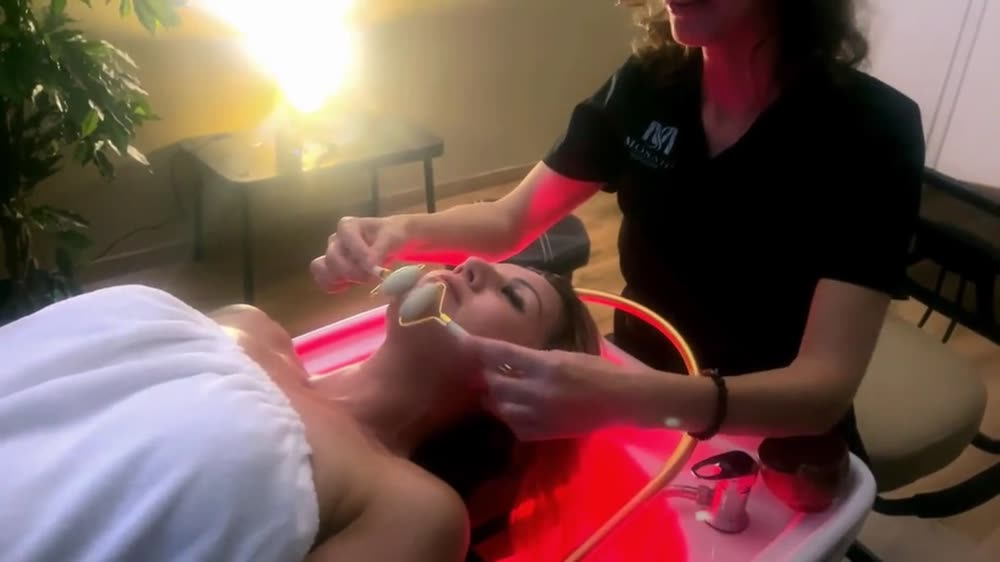
#> input picture assets/img/egyeni/arc.jpg, 1000 x 562 px, given in place of c2eb0f_159a37af224544a5ad517896a34f9a0a.jpg, which was not available
$ python hero-videok.py
#> lines starting #> are read from the running program, lines starting #| are printed output that depends on the picture; pictures that were not available may be replaced by others from this repository, and a replacement may not be noted
#> in allokep_szakasz, arr is the input picture: shape (562, 1000, 3); mean R, G, B 113.6, 86, 80.2
"""A persona-oldalak (ajandek-landing variansok) hero-videoi: rovid, hang nelkuli, ismetlodo klipek a MOSAIC MEGLEVO felvetelebol.

Csak az ujrafuthatosag miatt van a repoban: az eredmeny (assets/video/ajandek-hero-*.mp4 + assets/img/ajandek/hero-*.jpg) be van commitolva,
a build nem hasznalja. Egy uj / mas persona-videohoz ezt a fajlt kell bovitni (HEROK), majd futtatni.

  pip install av          (PyAV: beepitett ffmpeg, H.264 dekodolas + libx264 kodolas; ffmpeg a gepen nem kell)
  python3 -I tools/ajandek-variansok/hero-videok.py [kulcs ...]      (alapbol mind; PYAV_UTVONAL = ahol a PyAV van, ha nem a rendszer-site-packages)

Mit csinal: a szegmensekbol (video-szakasz vagy allokep lassu nagyitassal) 720x720-as (1:1), 24 fps, hang nelkuli klipet rak ossze
(a 16:9 / allo forrasbol kozep-kivagas, a "x" / "y" a kivagas kozeppontja), a szegmensek kozott 0,5 mp-es keresztatuntetes, a vegen
a hurok varratat is elfedi (az utolso szakasz atuszik a kezdetbe). H.264 (libx264), yuv420p, faststart. A poszterkep (JPEG) a klip elso kockaja.
A forrasokat (VIDEOK.md, ajandek-adat.js ELEMEK / HEADSPA_VIDEO) a MOSAIC mar publikalt felvetelei adjak; a feliratos / arazott hirdetes-videok nincsenek hasznalva.
"""
import os
import sys

if os.environ.get('PYAV_UTVONAL'):
    sys.path.insert(0, os.environ['PYAV_UTVONAL'])
import av
import numpy as np
from PIL import Image

GYOKER = os.path.abspath(os.path.join(os.path.dirname(__file__), '..', '..'))
VIDEO = os.path.join(GYOKER, 'assets', 'video')
KEP = os.path.join(GYOKER, 'assets', 'img')
MERET = 720
FPS = 24
ATTUNES = 12      # a szegmensek kozotti keresztatuntetes (kocka) = 0,5 mp
HUROK = 14        # a hurok-varrat elfedese (kocka)
CRF = '28'

# Forrasok (assets/video, assets/img):
HS = 'ajandek-headspa.mp4'                                      # "szoveg nelkul.mp4" (640x640, 0:57): az egesz kezeles, felirat nelkul
GAL_HAJMOSAS = 'c2eb0f_a772c9222aa949a0888a4aa2298ef0b5.mp4'    # "Fejmasszazs eszkozokkel" galeria-klip (meleg, gyertyafenyes hajmosas)
GAL_KOR = 'c2eb0f_c68f720ea07c4cc6b19dd56b1ab51f35.mp4'         # "Korvizsugaras vizterapia": az arany hajmoso-iv, fenygyuruk
GAL_ROZSA = 'c2eb0f_95f0e62128e946b98eff0a6adda4c14c.mp4'       # "Rozsakvarc fejborfesu" (gyertyak a hatterben)
GAL_DEKOLT = 'c2eb0f_cefa94f02ca34e3388845e308afc24f7.mp4'      # "Dekoltazs masszazs" (arany iv, meleg fenyek)
GAL_NYAK = 'c2eb0f_c02456fd01664cb59eb593266e0a8279.mp4'        # "Nyakmasszazs" (sotet, lagy fenyek)
GAL_ARCPAKOLAS = 'c2eb0f_4b543396abd34dcc92dfe594049c8a78.mp4'  # "Szemelyre kikevert arcpakolas"
KARTYA_KEP = 'c2eb0f_159a37af224544a5ad517896a34f9a0a.jpg'     # a MOSAIC "HEADSPA KEZELES AJANDEKKARTYA" boriteka (foto, 1000x1000)
IV_FOTO = 'ajandek/galeria-06.jpg'                              # a hajmoso-iv hatulrol (profi foto, 1200x1042)
ARANYIV_FOTO = 'ajandek/hero.jpg'                               # nyugodt no az arany iv alatt (profi foto, 2000x1333)

# szegmens: ('video', fajl, t0, t1, {x, y, zoom}) vagy ('kep', fajl, hossz_mp, {zoom: (ettol, eddig), x, y})
HEROK = {
    # szulinap: az ajandekkartya (boritek) -> gyertyafenyes kezeles: az unnepelt kenyeztetese
    'szulinap': [
        ('kep', KARTYA_KEP, 3.6, {'zoom': (1.0, 1.08), 'x': 0.5, 'y': 0.5}),
        ('video', GAL_HAJMOSAS, 0.4, 5.6, {'x': 0.42}),
        ('video', GAL_ROZSA, 1.4, 6.0, {'x': 0.55}),
    ],
    # japan: a hires korvizsugaras (arany iv) vizterapia
    'japan': [
        ('kep', IV_FOTO, 3.4, {'zoom': (1.0, 1.10), 'x': 0.5, 'y': 0.5}),
        ('video', GAL_KOR, 26.6, 31.0, {'x': 0.5}),
        ('video', HS, 41.6, 44.6, {}),
    ],
    # ezo: csend, lagy fenyek, a kezelo rahangolodasa, fenygyuru
    'ezo': [
        ('video', HS, 7.4, 9.0, {}),
        ('video', HS, 11.6, 13.3, {}),
        ('video', HS, 18.0, 20.0, {}),
        ('video', GAL_KOR, 21.0, 24.8, {'x': 0.45}),
    ],
    # noknek: nyugodt no, arc- / nyakmasszazs (neki jar a torodes)
    'noknek': [
        ('kep', ARANYIV_FOTO, 3.0, {'zoom': (1.0, 1.08), 'x': 0.6, 'y': 0.45}),
        ('video', HS, 34.3, 38.0, {}),
        ('video', HS, 46.2, 49.4, {}),
    ],
    # selfcare: lassu, lagy, "csak te" pillanatok
    'selfcare': [
        ('video', GAL_ARCPAKOLAS, 1.2, 5.8, {'x': 0.5}),
        ('video', GAL_DEKOLT, 0.3, 6.4, {'x': 0.45}),
        ('video', GAL_NYAK, 0.5, 6.3, {'x': 0.5}),
    ],
    # fiatalok: mentalis reset (hajmosas, fejmasszazs) -> glow up (a szaritas utani fodrok)
    'fiatalok': [
        ('video', HS, 24.4, 27.0, {}),
        ('video', HS, 39.3, 41.4, {}),
        ('video', HS, 52.0, 56.9, {}),
    ],
}


# a poszterkep alapbol a klip elso kockaja; ahol egy kesobbi kocka a szebb (a poszter az LCP-kep es a "csendes mozgas" nezet), itt a masodperce
POSZTER_MP = {'fiatalok': 6.4}   # a kesz, hullamos haj (glow up)


def kocka_kivag(arr, x=0.5, y=0.5, zoom=1.0):
    """Egy kocka negyzetes kivagasa (kozeppont: x, y a kep szelessegenek / magassaganak aranyaban) es MERET x MERET-re meretezese."""
#> called with x = 0.5, y = 0.5, zoom = 1
    h, w = arr.shape[:2]
#> h = 562; w = 1000
    oldal = min(w, h) / zoom
#> oldal = 562
    x0 = min(max(x * w - oldal / 2, 0), w - oldal)
#> x0 = 219
    y0 = min(max(y * h - oldal / 2, 0), h - oldal)
#> y0 = 0
    kep = Image.fromarray(arr).crop((round(x0), round(y0), round(x0 + oldal), round(y0 + oldal)))
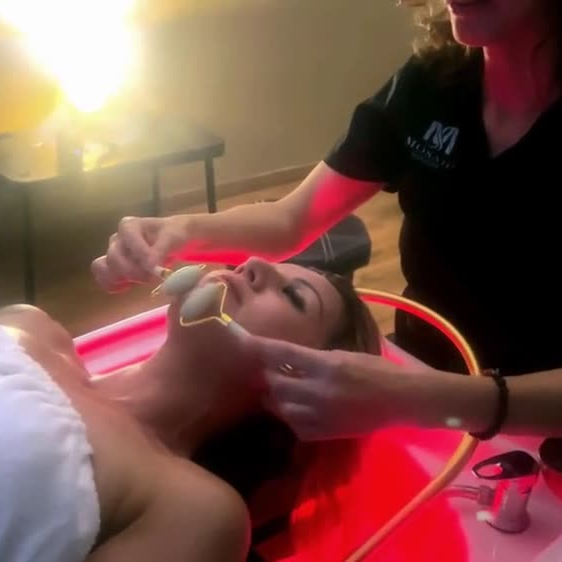
#> kep: PIL image 562x562 RGB; mean R, G, B 124.3, 81.4, 73.3
    return np.asarray(kep.resize((MERET, MERET), Image.LANCZOS))


def video_szakasz(fajl, t0, t1, x=0.5, y=0.5, zoom=1.0):
    c = av.open(os.path.join(VIDEO, fajl))
    v = c.streams.video[0]
    c.seek(int(max(0, t0 - 2) * 1e6), backward=True, any_frame=False)
    kockak = []
    for fr in c.decode(video=0):
        t = float(fr.pts * v.time_base)
        if t < t0 - 0.2:
            continue
        if t > t1 + 0.2:
            break
        kockak.append((t, kocka_kivag(fr.to_ndarray(format='rgb24'), x, y, zoom)))
    c.close()
    ki = []
    for k in range(int(round((t1 - t0) * FPS))):
        cel = t0 + k / FPS
        elozo = [a for t, a in kockak if t <= cel + 1e-3]
        ki.append((elozo[-1] if elozo else kockak[0][1]))
    return ki


def allokep_szakasz(fajl, hossz, zoom=(1.0, 1.08), x=0.5, y=0.5):
    arr = np.asarray(Image.open(os.path.join(KEP, fajl)).convert('RGB'))
    n = int(round(hossz * FPS))
    return [kocka_kivag(arr, x, y, zoom[0] + (zoom[1] - zoom[0]) * i / max(1, n - 1)) for i in range(n)]
#> in kocka_kivag (call 11), `oldal = min(w, h) / zoom`: oldal = 556.8
#> in kocka_kivag (call 11), `x0 = min(max(x * w - oldal / 2, 0), w - oldal)`: x0 = 221.6
#> in kocka_kivag (call 11), `y0 = min(max(y * h - oldal / 2, 0), h - oldal)`: y0 = 2.62
#> in kocka_kivag (call 11), `kep = Image.fromarray(arr).crop((round(x0), round(y0), round(x0 + olda..`:
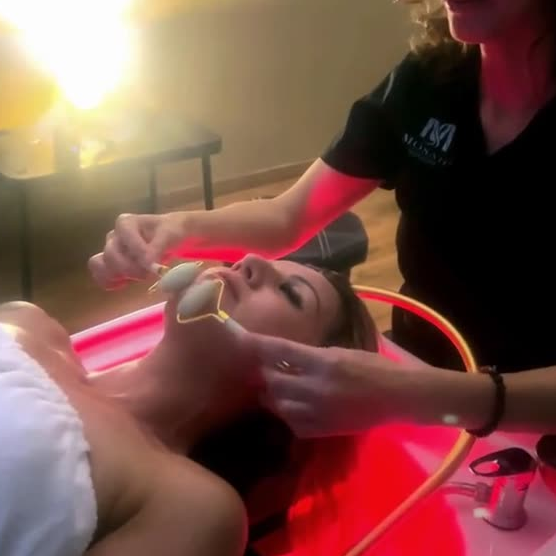
#> kep: PIL image 556x556 RGB; mean R, G, B 124.1, 81.2, 73
#> in kocka_kivag (call 19), `oldal = min(w, h) / zoom`: oldal = 552.6
#> in kocka_kivag (call 19), `x0 = min(max(x * w - oldal / 2, 0), w - oldal)`: x0 = 223.7
#> in kocka_kivag (call 19), `y0 = min(max(y * h - oldal / 2, 0), h - oldal)`: y0 = 4.68
#> in kocka_kivag (call 19), `kep = Image.fromarray(arr).crop((round(x0), round(y0), round(x0 + olda..`:
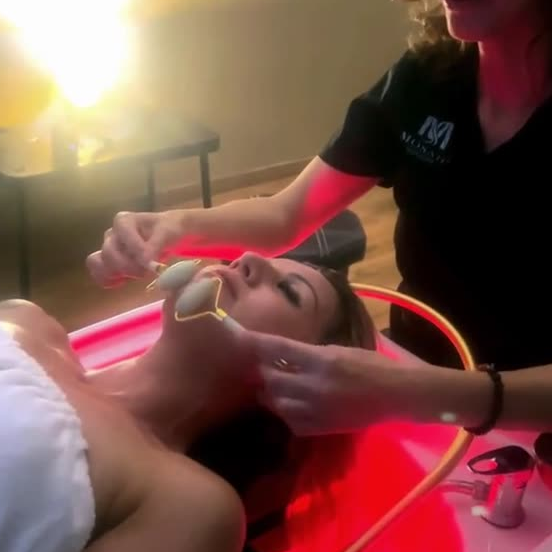
#> kep: PIL image 552x552 RGB; mean R, G, B 124.1, 81, 72.8
#> in kocka_kivag (call 27), `oldal = min(w, h) / zoom`: oldal = 548.6
#> in kocka_kivag (call 27), `x0 = min(max(x * w - oldal / 2, 0), w - oldal)`: x0 = 225.7
#> in kocka_kivag (call 27), `y0 = min(max(y * h - oldal / 2, 0), h - oldal)`: y0 = 6.71
#> in kocka_kivag (call 27), `kep = Image.fromarray(arr).crop((round(x0), round(y0), round(x0 + olda..`:
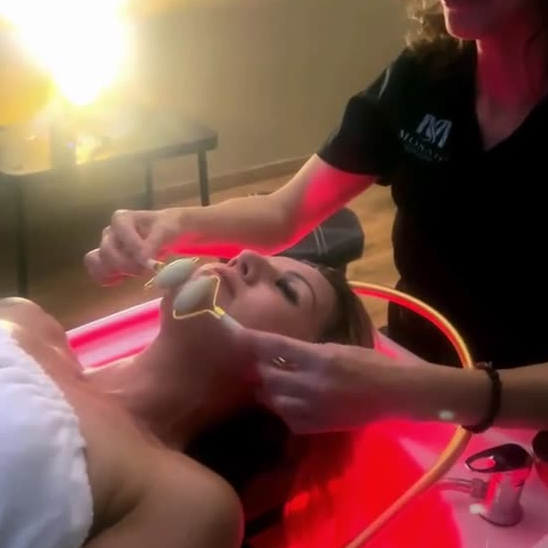
#> kep: PIL image 548x548 RGB; mean R, G, B 124, 80.9, 72.6
#> in kocka_kivag (call 35), `oldal = min(w, h) / zoom`: oldal = 544.6
#> in kocka_kivag (call 35), `x0 = min(max(x * w - oldal / 2, 0), w - oldal)`: x0 = 227.7
#> in kocka_kivag (call 35), `y0 = min(max(y * h - oldal / 2, 0), h - oldal)`: y0 = 8.71
#> in kocka_kivag (call 35), `kep = Image.fromarray(arr).crop((round(x0), round(y0), round(x0 + olda..`:
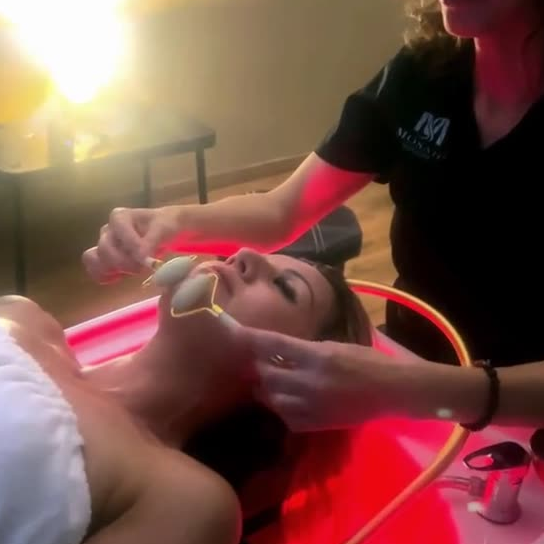
#> kep: PIL image 544x544 RGB; mean R, G, B 123.9, 80.7, 72.5


def keveres(a, b, w):
    return (a.astype(np.float32) * (1 - w) + b.astype(np.float32) * w + 0.5).astype(np.uint8)


def osszefuz(szakaszok, n=ATTUNES):
#> called with n = 12
    ki = list(szakaszok[0])
    for kov in szakaszok[1:]:
        for i in range(n):
            ki[len(ki) - n + i] = keveres(ki[len(ki) - n + i], kov[i], (i + 1) / (n + 1))
        ki.extend(kov[n:])
    return ki


def hurkol(kockak, n=HUROK):
    """A klip kezdete utan indul, a vege atuszik a kezdetbe: a ketszeres lejatszas varrata nem latszik."""
    L = len(kockak)
    kozep = kockak[n:L - n]
    veg = [keveres(kockak[L - n + j], kockak[j], (j + 1) / (n + 1)) for j in range(n)]
#> in keveres (call 5), `return (a.astype(np.float32) * (1 - w) + b.astype(np.float32) * w + 0...`:
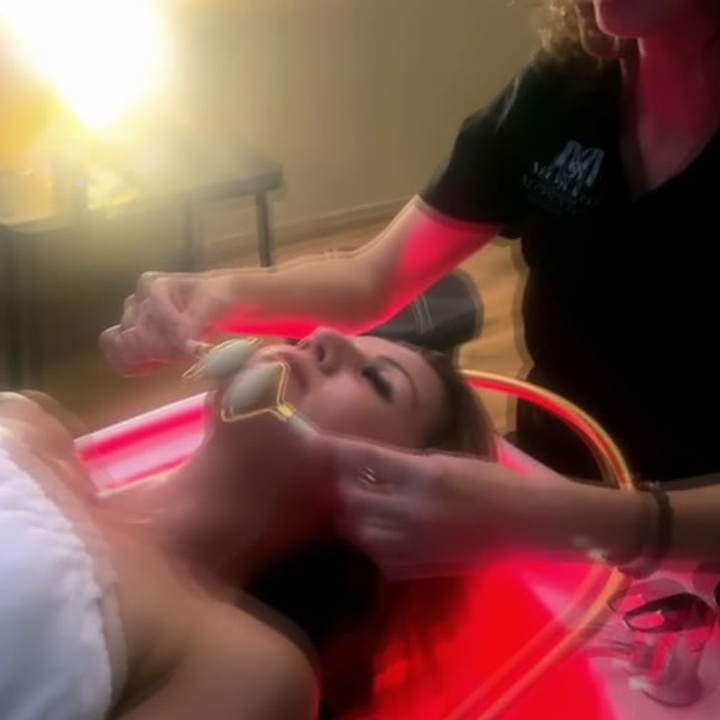
#> returned value: shape (720, 720, 3); mean of channels 0, 1, 2 123.7, 80.4, 72.1; drawn as R, G, B
#> in keveres (call 9), `return (a.astype(np.float32) * (1 - w) + b.astype(np.float32) * w + 0...`:
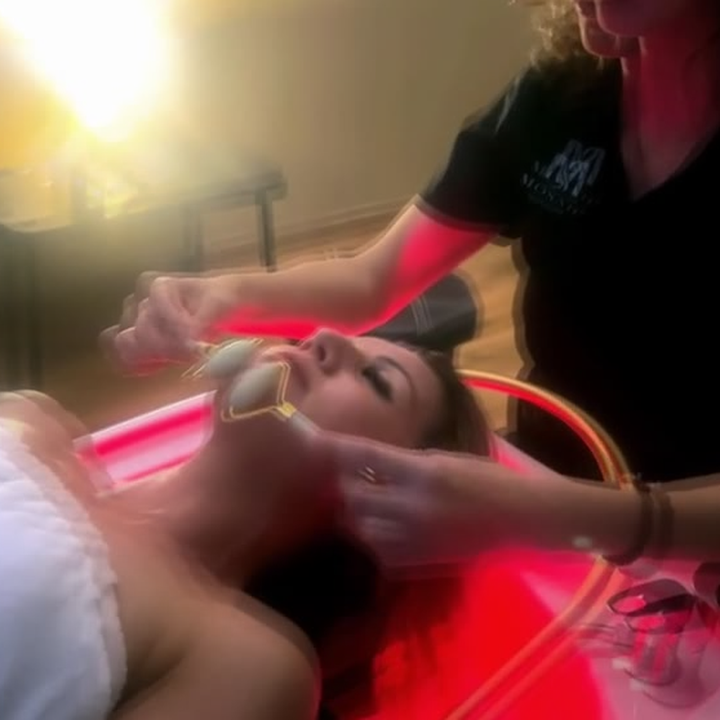
#> returned value: shape (720, 720, 3); mean of channels 0, 1, 2 123.8, 80.7, 72.4; drawn as R, G, B
    return kozep + veg


def ir(kockak, ut):
    ki = av.open(ut, 'w', options={'movflags': '+faststart'})
    s = ki.add_stream('libx264', rate=FPS)
    s.width = s.height = MERET
    s.pix_fmt = 'yuv420p'
    s.options = {'crf': CRF, 'preset': 'slow', 'profile': 'high', 'g': str(FPS * 2)}
    for a in kockak:
        for p in s.encode(av.VideoFrame.from_ndarray(a, format='rgb24')):
            ki.mux(p)
    for p in s.encode():
        ki.mux(p)
    ki.close()


def keszit(kulcs):
    szakaszok = []
    for sz in HEROK[kulcs]:
        if sz[0] == 'kep':
            szakaszok.append(allokep_szakasz(sz[1], sz[2], **sz[3]))
        else:
            szakaszok.append(video_szakasz(sz[1], sz[2], sz[3], **sz[4]))
    kockak = hurkol(osszefuz(szakaszok))
    nev = 'ajandek-hero-' + kulcs
    ir(kockak, os.path.join(VIDEO, nev + '.mp4'))
#> (the call stopped at in ir, `ki = av.open(ut, 'w', options={'movflags': '+faststart'})`: av is not available in this run)
    poszter = os.path.join(KEP, 'ajandek', 'hero-' + kulcs + '.jpg')
    Image.fromarray(kockak[min(len(kockak) - 1, int(POSZTER_MP.get(kulcs, 0) * FPS))]).save(poszter, quality=80, optimize=True, progressive=True)
#> (the run stopped early here; a loop or call above may not have finished)
